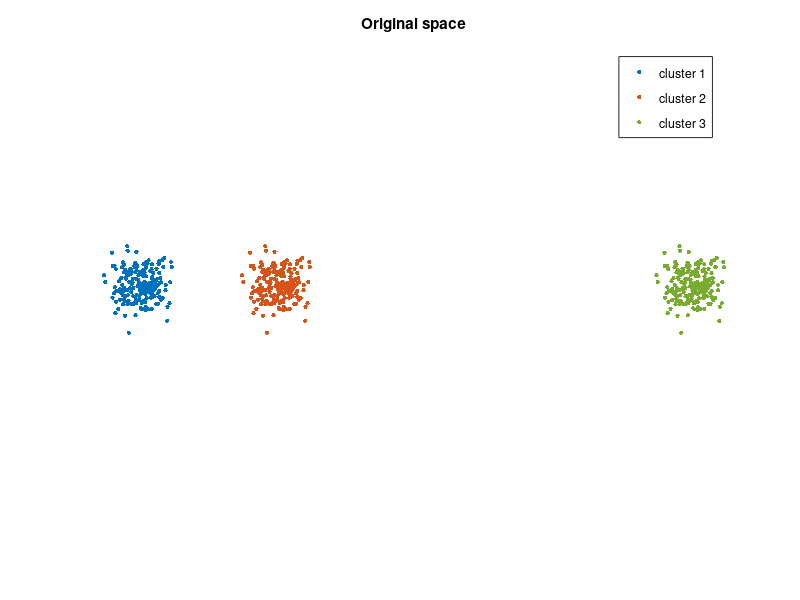

The MATLAB source for this figure: (Note: this script raises an error after producing the figure.)
clear

problem = {'grid', 'twoRings', 'sameDistance','differentSizes','differentDistances', ...
    'trefoil','concentricCircles','noise','ellipse','parallelLines','circle','randomCircle', ...
    'orthogonalSteps','randomWalk','randomJump','simplex','uniform','linkedRings','unlinkedRings'}; %

msg = '';
for i=1:length(problem)
  msg = sprintf('%s%d. %s\n',msg,i,problem{i});
end

pid = input(sprintf('%s\nSelect test case (1-%d): ',msg,length(problem)));

u=input('\nGive a perplexity value (5-50): ');

fprintf('Processing %s\n',problem{pid})

eps = 100;

switch problem{pid}
  case 'twoRings'
    n0 = 700;
    n = 2 * n0; % total number of points
    a = linspace(0,2*pi,n0)';

    X = [0.5 * (cos(a + randn(n0,1)*2^-4)), ...
         0.5 * (sin(a + randn(n0,1)*2^-4));
         0.7 * (cos(a + randn(n0,1)*2^-4)), ...
         0.7 * (sin(a + randn(n0,1)*2^-4))];
    % cluster ids
%     L = [ones(n0,1); 2*ones(n0,1)];

    figure(pid)
    scatter(X(1:n0,1),X(1:n0,2),eps,[0 0.4470 0.7410],'.')
    hold on
    scatter(X(n0+1:2*n0,1),X(n0+1:2*n0,2),eps,[0.8500 0.3250 0.0980],'.');
    axis equal off
    title('Original space')
    legend('cluster 1','cluster 2')
    imgName=sprintf('%s.png',problem{pid});
    saveas(gcf,imgName)

    D = similarityMatrix(X,n);

    % sparse stochastic matrix
    Dsp=zeros(n,n);
    Dsp(1:n0,1:n0)=D(1:n0,1:n0);
    Dsp(n0+1:2*n0,n0+1:2*n0)=D(n0+1:2*n0,n0+1:2*n0);

    case 'sameDistance'
    n0 = 200;
    n = 3 * n0; % total number of points

    X = [randn(n0,2); randn(n0,2)+[5,0]; randn(n0,2) + [0, 5]];
    % cluster ids
    L = [ones(n0,1); 2*ones(n0,1); 3*ones(n0,1)];

    figure(pid)
    scatter(X(1:n0,1),X(1:n0,2),eps,[0 0.4470 0.7410],'.')
    hold on
    scatter(X(n0+1:2*n0,1),X(n0+1:2*n0,2),eps,[0.8500 0.3250 0.0980],'.');
    scatter(X(2*n0+1:3*n0,1),X(2*n0+1:3*n0,2),eps,[0.4660 0.6740 0.1880],'.');
    axis equal off
    title('Original space')
    legend('cluster 1','cluster 2','cluster 3')
    imgName=sprintf('%s.png',problem{pid});
    saveas(gcf,imgName)
    
    D = similarityMatrix(X,n);

    % sparse stochastic matrix
    Dsp=zeros(n,n);
    Dsp(1:n0,1:n0)=D(1:n0,1:n0);
    Dsp(n0+1:2*n0,n0+1:2*n0)=D(n0+1:2*n0,n0+1:2*n0);
    Dsp(2*n0+1:3*n0,2*n0+1:3*n0)=D(2*n0+1:3*n0,2*n0+1:3*n0);

  case 'grid'
    n0 = 25;
    n = n0^2;
    v = linspace(0,1,n0);
    [xx,yy] = meshgrid(v,v);

    X = [xx(:) yy(:)];

    % use these labels for gradual linear rainbow change
    a = linspace(0,pi,n+1)'; a = a(1:n);
    L = [(1+cos(a))/2 sin(a) (1-cos(a))/2];

    figure(pid)
    scatter(X(:,1),X(:,2),eps,L,'.');
%     colormap(parula(n))
    axis equal off
    title('Original space of grid')
    imgName=sprintf('%s.png',problem{pid});
    saveas(gcf,imgName)

    % write colormap in txt file to use the same in Julia
%     txtName=sprintf('%s.txt',problem{pid});
%     cmap=colormap;
%     writematrix(cmap,txtName);

    D = similarityMatrix(X,n);

    nn=ceil(3*u);
    k=nn;

    [Dsorted,I]=sort(D,2,'descend');

    Dsp=zeros(n,n);
    for i=1:n
        for j=1:k
            Dsp(i,I(i,j))=D(i,I(i,j));
        end
    end

    case 'differentSizes'
        n0=200;
        n=2*n0;
        muSize=zeros(n,n);
        muSize(n0+1:n,1)=100;
        sigmaSize=ones(n,n);
        sigmaSize(1:n0,:)=10;

        X=normrnd(muSize,sigmaSize,n,n);

        L = [ones(n0,1); 2*ones(n0,1);];

        figure(pid)
        scatter(X(1:n0,1),X(1:n0,2),eps,[0 0.4470 0.7410],'.')
        hold on
        scatter(X(n0+1:n,1),X(n0+1:n,2),eps,[0.8500 0.3250 0.0980],'.');
        axis equal off
        title('Original space')
        legend('\sigma1=10','\sigma2=1')
        imgName=sprintf('%s.png',problem{pid});
        saveas(gcf,imgName)

        % sparse matrix
        D = similarityMatrix(X,n);

        nn=ceil(3*u);
        k=nn;

        [Dsorted,I]=sort(D,2,'descend');

        Dsp=zeros(n,n);
        for i=1:n
            for j=1:k
                Dsp(i,I(i,j))=D(i,I(i,j));
            end
        end

%         Dsp=zeros(n,n);
%         Dsp(1:n0,1:n0)=D(1:n0,1:n0);
%         Dsp(n0+1:n,n0+1:n)=D(n0+1:n,n0+1:n);

    case 'differentDistances'
        n0=200;
        n=3*n0;

        muD=zeros(n0,n0);
        sigmaD=ones(n0,n0);

        cluster1D=normrnd(muD,sigmaD,n0,n0);

        cluster2D=cluster1D; 
        cluster2D(:,1)=cluster2D(:,1)+10;
        cluster3D=cluster1D;
        cluster3D(:,1)=cluster3D(:,1)+40; % cluster 1 & 2 have distance 10
        % cluster 1 & 3 have distance 40

        X=[cluster1D; cluster2D; cluster3D];

        L = [ones(n0,1); 2*ones(n0,1); 3*ones(n0,1)];

        figure(pid)
        scatter(X(1:n0,1),X(1:n0,2),eps,[0 0.4470 0.7410],'.')
        hold on
        scatter(X(n0+1:2*n0,1),X(n0+1:2*n0,2),eps,[0.8500 0.3250 0.0980],'.');
        scatter(X(2*n0+1:3*n0,1),X(2*n0+1:3*n0,2),eps,[0.4660 0.6740 0.1880],'.');
        axis equal off
        title('Original space')
        legend('cluster 1','cluster 2','cluster 3')
        imgName=sprintf('%s.png',problem{pid});
        saveas(gcf,imgName)

        % sparse matrix
        D = similarityMatrix(X,n);

        nn=ceil(3*u);
        k=nn;

        [Dsorted,I]=sort(D,2,'descend');

        Dsp=zeros(n,n);
        for i=1:n
            for j=1:k
                Dsp(i,I(i,j))=D(i,I(i,j));
            end
        end

%         Dsp=zeros(n,n);
%         Dsp(1:n0,1:n0)=D(1:n0,1:n0);
%         Dsp(n0+1:2*n0,n0+1:2*n0)=D(n0+1:2*n0,n0+1:2*n0);
%         Dsp(2*n0+1:3*n0,2*n0+1:3*n0)=D(2*n0+1:3*n0,2*n0+1:3*n0);

    case 'trefoil'

        n=200;

        X=zeros(n,n);
        L=zeros(n,1);
        for i=1:n
            t=i*2*pi/n;
            X(i,1)=sin(t)+2*sin(2*t);
            X(i,2)=cos(t)-2*cos(2*t);
            X(i,3)=-sin(3*t);
            L(i,1)=t;
        end

        figure(pid)
        scatter3(X(:,1),X(:,2),X(:,3),eps,L,'.');
        colormap(parula(n))
        axis equal off
        title('Original space of trefoil knot')
        imgName=sprintf('%s.png',problem{pid});
        saveas(gcf,imgName)

        % write colormap in txt file to use the same in Julia
        txtName=sprintf('%s.txt',problem{pid});
        cmap=colormap;
        writematrix(cmap,txtName);

        figure(100)
        scatter(X(:,1),X(:,2),eps,L,'.');
        axis equal off
        title('Original space of trefoil knot')
        imgName2D=sprintf('%s2D.png',problem{pid});
        saveas(gcf,imgName2D)

        D = similarityMatrix(X,n);

        nn=ceil(3*u);
        k=nn;

        [Dsorted,I]=sort(D,2,'descend');

        Dsp=zeros(n,n);
        for i=1:n
            for j=1:k
                Dsp(i,I(i,j))=D(i,I(i,j));
                %Dsp(I(i,j),i)=Dsp(i,I(i,j));
            end
        end

%         % brute k-nn search
%         Dsp = bruteKNN(X,n,k);
% 
%         % time execution of brute k-nn search
%         f1=@()bruteKNN(X,n,k);
%         t_br=timeit(f1);
%         t_br_2=sprintf('%10e',t_br);
%         
%         % fast k-nn search
%         Dsp = fastKNN(X',n,k);
% 
%         % time execution of fast k-nn search
%         f2=@()fastKNN(X',n,k);
%         t_fast=timeit(f2);
%         t_fast_2=sprintf('%10e',t_fast);
% 
%         diff=t_br-t_fast;
%         diff_2=sprintf('%10e',diff);
        

%         colSum=sum(Dsp,1);
%         Dsp(colSum~=0) = Dsp(colSum~=0) ./ colSum(colSum~=0);         % make column stochastic

    case 'concentricCircles'
        n0=200;
        n=2*n0;

        X=zeros(n,n);

        muCC=zeros(n0,n0);
        sigmaCC=ones(n0,n0);

        cluster1CC=normrnd(muCC,sigmaCC,n0,n0);
        cluster2CC=normrnd(muCC,50*sigmaCC,n0,n0);

        X=[cluster1CC; cluster2CC;];

        figure(pid)
        scatter(X(1:n0,1),X(1:n0,2),eps,[0 0.4470 0.7410],'.')
        hold on
        scatter(X(n0+1:2*n0,1),X(n0+1:2*n0,2),eps,[0.8500 0.3250 0.0980],'.');
        axis equal off
        title('Original space')
        legend('\sigma1=1','\sigma2=50')
        imgName=sprintf('%s.png',problem{pid});
        saveas(gcf,imgName)

        D = similarityMatrix(X,n);

        % sparse matrix
        [Dsorted,I]=sort(D,2,'descend');

        nn=ceil(3*u);
        k=nn;

        Dsp=zeros(n,n);
        for i=1:n
            for j=1:k
                Dsp(i,I(i,j))=D(i,I(i,j));
            end
        end

%         % sparse stochastic matrix
%         Dsp=zeros(n,n);
%         % cluster 1
%         Dsp(n0/2+1:n0+n0/2,n0/2+1:n0+n0/2)=D(1:n0,1:n0); 
%         % cluster 2
%         Dsp(1:n0/2,1:n0/2)=D(n0+1:n0+n0/2,n0+1:n0+n0/2);
%         Dsp(n0+n0/2+1:n,n0+n0/2+1:n)=D(n0+n0/2+1:n,n0+n0/2+1:n);
%         Dsp(1:n0/2,n0+n0/2+1:n)=D(n0+1:n0+n0/2,n0+n0/2+1:n);
%         Dsp(n0+n0/2+1:n,1:n0/2)=D(n0+n0/2+1:n,n0+1:n0+n0/2);

    case 'noise'
        n=500;
        mu=zeros(n,n);
        sigma=ones(n,n);

        X=normrnd(mu,sigma,n,n);

        figure(pid)
        scatter(X(:,1),X(:,2),eps,[0 0.4470 0.7410],'.');
        axis equal off
        title('Original space')
        legend('noise')
        imgName=sprintf('%s.png',problem{pid});
        saveas(gcf,imgName)

        D = similarityMatrix(X,n);

        % sparse matrix
        [Dsorted,I]=sort(D,2,'descend');
        
        nn=ceil(3*u);
        k=nn;

        Dsp=zeros(n,n);
        for i=1:n
            for j=1:k
                Dsp(i,I(i,j))=D(i,I(i,j));
            end
        end

    case 'ellipse'
        n=200;

        muSh=zeros(n,n);
        sigmaSh=ones(n,n);

        X=normrnd(muSh,sigmaSh,n,n);

        for i=1:n
            for j=1:n
                X(i,j)=X(i,j)/j;
            end
        end

        figure(pid)
        scatter(X(:,1),X(:,2),eps,[0 0.4470 0.7410],'.');
        axis equal off
        title('Original space')
        legend('ellipse')
        imgName=sprintf('%s.png',problem{pid});
        saveas(gcf,imgName)

        D = similarityMatrix(X,n);

        % sparse matrix
        [Dsorted,I]=sort(D,2,'descend');

        nn=ceil(3*u);
        k=nn;

        Dsp=zeros(n,n);
        for i=1:n
            for j=1:k
                Dsp(i,I(i,j))=D(i,I(i,j));
            end
        end

    case 'parallelLines'
        n0=200;
        n=2*n0;

        m2Sh=zeros(n0,n0);
        sigma2Sh=ones(n0,n0);

        cluster1Sh=normrnd(m2Sh,sigma2Sh,n0,n0);
        cluster2Sh=cluster1Sh;

        s=0.03*n;

        for i=1:n0
            cluster1Sh(i,1)=s*cluster1Sh(i,1)+i;
            cluster2Sh(i,1)=s*cluster2Sh(i,1)+i+n/5;
            for j=2:n0
                cluster1Sh(i,j)=s*cluster1Sh(i,j)+i;
                cluster2Sh(i,j)=s*cluster2Sh(i,j)+i-n/5;
            end
        end

        X=[cluster1Sh; cluster2Sh;];

        figure(pid)
        scatter(X(1:n0,1),X(1:n0,2),eps,[0 0.4470 0.7410],'.')
        hold on
        scatter(X(n0+1:2*n0,1),X(n0+1:2*n0,2),eps,[0.8500 0.3250 0.0980],'.');
        axis equal off
        title('Original space')
        legend('cluster1','cluster2')
        imgName=sprintf('%s.png',problem{pid});
        saveas(gcf,imgName)

        D = similarityMatrix(X,n);

        % sparse matrix
        [Dsorted,I]=sort(D,2,'descend');

        nn=ceil(3*u);
        k=nn;

        Dsp=zeros(n,n);
        for i=1:n
            for j=1:k
                Dsp(i,I(i,j))=D(i,I(i,j));
            end
        end

%         % sparse matrix
%         Dsp=zeros(n,n);
%         Dsp(1:n0,1:n0)=D(1:n0,1:n0);
%         Dsp(n0+1:2*n0,n0+1:2*n0)=D(n0+1:2*n0,n0+1:2*n0);

    case 'circle'
        n=200;
        X=zeros(n,2);
        L=zeros(n,1);
        for i=1:n
            t=2*pi*i/n;
            X(i,1)=cos(t);
            X(i,2)=sin(t);
            L(i,1)=t;
        end

        figure(pid)
        scatter(X(:,1),X(:,2),eps,L,'.');
        colormap(parula(n))
        axis equal off
        title('Original space of circle')
        imgName=sprintf('%s.png',problem{pid});
        saveas(gcf,imgName)

        % write colormap in txt file to use the same in Julia
        txtName=sprintf('%s.txt',problem{pid});
        cmap=colormap;
        writematrix(cmap,txtName);

        D = similarityMatrix(X,n);

        % sparse matrix
        [Dsorted,I]=sort(D,2,'descend');
        nn=ceil(3*u);
        k=nn;

        Dsp=zeros(n,n);
        for i=1:n
            for j=1:k
                Dsp(i,I(i,j))=D(i,I(i,j));
            end
        end
     
    case 'randomCircle'
        n=200;
        X=zeros(n,2);
        L=zeros(n,1);
        for i=1:n
            t=2*pi*rand();
            X(i,1)=cos(t);
            X(i,2)=sin(t);
            L(i,1)=t;
        end

        figure(pid)
        scatter(X(:,1),X(:,2),eps,L,'.');
        colormap(parula(n))
        axis equal off
        title('Original space of random circle')
        imgName=sprintf('%s.png',problem{pid});
        saveas(gcf,imgName)

        % write colormap in txt file to use the same in Julia
        txtName=sprintf('%s.txt',problem{pid});
        cmap=colormap;
        writematrix(cmap,txtName);

        % write L in txt file to use the same in Julia
        txtName2=sprintf('L-%s.txt',problem{pid});
        cmap=colormap;
        writematrix(L,txtName2);

        D = similarityMatrix(X,n);

        % sparse matrix
        [Dsorted,I]=sort(D,2,'descend');
        nn=ceil(3*u);
        k=nn;

        Dsp=zeros(n,n);
        for i=1:n
            for j=1:k
                Dsp(i,I(i,j))=D(i,I(i,j));
            end
        end

    case 'orthogonalSteps'
        n=200;
        X=zeros(n,2);

        L=ones(n,1);
        L(1,1)=1.5*pi/n;

        for i=2:n
            for j=1:2
                X(i,j)=X(i-1,j)+1;
            end
            L(i,1)=1.5*pi*i/n;
        end

        figure(pid)
        scatter(X(:,1),X(:,2),eps,L,'.');
        colormap(parula(n))
        axis equal off
        title('Original space of orthogonal steps')
        imgName=sprintf('%s.png',problem{pid});
        saveas(gcf,imgName)

        % write colormap in txt file to use the same in Julia
        txtName=sprintf('%s.txt',problem{pid});
        cmap=colormap;
        writematrix(cmap,txtName);

        D = similarityMatrix(X,n);

        % sparse stochastic matrix
        [Dsorted,I]=sort(D,2,'descend');
        nn=ceil(3*u);
        k=nn;

        Dsp=zeros(n,n);
        for i=1:n
            for j=1:k
                Dsp(i,I(i,j))=D(i,I(i,j));
            end
        end

    case 'randomWalk'
        n=200;
        X=zeros(n,2);

        L=ones(n,1);
        L(1,1)=1.5*pi/n;

        X(1,:)=normrnd([0,0],[1,1],1,2);

        for i=2:n
            for j=1:2
                X(i,j)=X(i-1,j)+normrnd(0,1);
            end
            L(i,1)=1.5*pi*i/n;
        end

        figure(pid)
        scatter(X(:,1),X(:,2),eps,L,'.');
        colormap(parula(n))
        axis equal off
        title('Original space of random walk')
        imgName=sprintf('%s.png',problem{pid});
        saveas(gcf,imgName)

        % write colormap in txt file to use the same in Julia
        txtName=sprintf('%s.txt',problem{pid});
        cmap=colormap;
        writematrix(cmap,txtName);

        D = similarityMatrix(X,n);

        % sparse matrix
        [Dsorted,I]=sort(D,2,'descend');
        nn=ceil(3*u);
        k=nn;

        Dsp=zeros(n,n);
        for i=1:n
            for j=1:k
                Dsp(i,I(i,j))=D(i,I(i,j));
            end
        end

    case 'randomJump'
        n=200;
        X=zeros(n,2);

        L=ones(n,1);
        L(1,1)=1.5*pi/n;

        r=sqrt(2)*normrnd([0,0],[1,1],1,2);

        X(1,:)=normrnd([0,0],[1,1],1,2)+r;

        for i=2:n
            for j=1:2
                rj=sqrt(2)*normrnd(0,1);
                X(i,j)=X(i-1,j)+normrnd(0,1)+rj;
            end
            L(i,1)=1.5*pi*i/n;
        end

        figure(pid)
        scatter(X(:,1),X(:,2),eps,L,'.');
        colormap(parula(n))
        axis equal off
        title('Original space of random jump')
        imgName=sprintf('%s.png',problem{pid});
        saveas(gcf,imgName)

        % write colormap in txt file to use the same in Julia
        txtName=sprintf('%s.txt',problem{pid});
        cmap=colormap;
        writematrix(cmap,txtName);

        D = similarityMatrix(X,n);

        % sparse stochastic matrix
        [Dsorted,I]=sort(D,2,'descend');
        %u=5;
        nn=ceil(3*u);
        k=nn;

        Dsp=zeros(n,n);
        for i=1:n
            for j=1:k
                Dsp(i,I(i,j))=D(i,I(i,j));
            end
        end

    case 'simplex'
        n=200;
        X=zeros(n,n);

%         noise=0.5;

        for i=1:n
            for j=1:n
                if j==i
%                     X(i,j)=noise*normrnd(0,1)+1;
                      X(i,j)=1;
                end
            end
        end

        figure(pid)
        scatter3(X(:,1),X(:,2),X(:,3),200,[0 0.4470 0.7410],'.');
%         axis equal off
        xlabel('x')
        ylabel('y')
        zlabel('z')   
        title('Original 3D space')
        legend('simplex vertex')
        imgName=sprintf('%s.png',problem{pid});
        saveas(gcf,imgName)

        figure(300)
        scatter(X(:,1),X(:,2),200,[0 0.4470 0.7410],'.');
        %         axis equal off
        xlabel('x')
        ylabel('y')
        title('Original 2D space')
        legend('simplex vertex')
        imgName2D=sprintf('%s2D.png',problem{pid});
        saveas(gcf,imgName2D)

        figure(200)
        tetramesh([1 2 3 4],X,'FaceAlpha',0.1)
%         axis equal off
        xlabel('x')
        ylabel('y')
        zlabel('z') 
        title('simplex')

        D = similarityMatrix(X,n);

        % sparse matrix
        [Dsorted,I]=sort(D,2,'descend');
        nn=ceil(3*u);
        k=nn;

        Dsp=zeros(n,n);
        for i=1:n
            for j=1:k
                Dsp(i,I(i,j))=D(i,I(i,j));
            end
        end

    case 'uniform'

        n=200;
        X=rand(n,n);

        figure(pid)
        scatter(X(:,1),X(:,2),eps,[0 0.4470 0.7410],'.');
        axis equal off
        title('Original space')
        legend('uniform distribution')
        imgName=sprintf('%s.png',problem{pid});
        saveas(gcf,imgName)

        D = similarityMatrix(X,n);

        % sparse matrix
        [Dsorted,I]=sort(D,2,'descend');
        nn=ceil(3*u);
        k=nn;

        Dsp=zeros(n,n);
        for i=1:n
            for j=1:k
                Dsp(i,I(i,j))=D(i,I(i,j));
            end
        end

    case 'linkedRings'

        n0=700;
        n=2*n0;

        for i=1:n0
            t=i*2*pi/n0;

            x1=cos(t);
            y1=sin(t);
            z1=0;

            x2=cos(t)+1;
            y2=0;
            z2=sin(t);

            X(i,1)=x1;
            X(i,2)=cos(0.4)*y1+sin(0.4)*z1;
            X(i,3)=-sin(0.4)*y1+cos(0.4)*z1;

            X(i+n0,1)=x2;
            X(i+n0,2)=cos(0.4)*y2+sin(0.4)*z2;
            X(i+n0,3)=-sin(0.4)*y2+cos(0.4)*z2;

        end

        figure(pid)
        scatter3(X(1:n0,1),X(1:n0,2),X(1:n0,3),eps,[0 0.4470 0.7410],'.')
        hold on
        scatter3(X(n0+1:2*n0,1),X(n0+1:2*n0,2),X(n0+1:2*n0,3),eps,[0.8500 0.3250 0.0980],'.');
        axis equal off
        title('Original space')
        legend('cluster 1','cluster 2')
        imgName=sprintf('%s.png',problem{pid});
        saveas(gcf,imgName)

        figure(400)
        scatter(X(1:n0,1),X(1:n0,2),eps,[0 0.4470 0.7410],'.')
        hold on
        scatter(X(n0+1:2*n0,1),X(n0+1:2*n0,2),eps,[0.8500 0.3250 0.0980],'.');
        axis equal off
        title('Original 2D space')
        imgName2D=sprintf('%s2D.png',problem{pid});
        saveas(gcf,imgName2D)

        D = similarityMatrix(X,n);

        % sparse matrix
        nn=ceil(3*u);
        k=nn;

        [Dsorted,I]=sort(D,2,'descend');

        Dsp=zeros(n,n);
        for i=1:n
            for j=1:k
                Dsp(i,I(i,j))=D(i,I(i,j));
                %Dsp(I(i,j),i)=Dsp(i,I(i,j));
            end
        end

%         Dsp=zeros(n,n);
%         Dsp(1:n0,1:n0)=D(1:n0,1:n0);
%         Dsp(n0+1:2*n0,n0+1:2*n0)=D(n0+1:2*n0,n0+1:2*n0);

    case 'unlinkedRings'

        n0=700;
        n=2*n0;

        for i=1:n0
            t=i*2*pi/n0;

            x1=cos(t);
            y1=sin(t);
            z1=0;

            x2=cos(t)+3;
            y2=0;
            z2=sin(t);

            X(i,1)=x1;
            X(i,2)=cos(0.4)*y1+sin(0.4)*z1;
            X(i,3)=-sin(0.4)*y1+cos(0.4)*z1;

            X(i+n0,1)=x2;
            X(i+n0,2)=cos(0.4)*y2+sin(0.4)*z2;
            X(i+n0,3)=-sin(0.4)*y2+cos(0.4)*z2;

        end

        figure(pid)
        scatter3(X(1:n0,1),X(1:n0,2),X(1:n0,3),eps,[0 0.4470 0.7410],'.')
        hold on
        scatter3(X(n0+1:2*n0,1),X(n0+1:2*n0,2),X(n0+1:2*n0,3),eps,[0.8500 0.3250 0.0980],'.');
        axis equal off
        title('Original space')
        legend('cluster 1','cluster 2')
        imgName=sprintf('%s.png',problem{pid});
        saveas(gcf,imgName)

        figure(500)
        scatter(X(1:n0,1),X(1:n0,2),eps,[0 0.4470 0.7410],'.')
        hold on
        scatter(X(n0+1:2*n0,1),X(n0+1:2*n0,2),eps,[0.8500 0.3250 0.0980],'.');
        axis equal off
        title('Original 2D space')
        imgName2D=sprintf('%s2D.png',problem{pid});
        saveas(gcf,imgName2D)

        D = similarityMatrix(X,n);

        % sparse matrix
        nn=ceil(3*u);
        k=nn;

        [Dsorted,I]=sort(D,2,'descend');

        Dsp=zeros(n,n);
        for i=1:n
            for j=1:k
                Dsp(i,I(i,j))=D(i,I(i,j));
                %Dsp(I(i,j),i)=Dsp(i,I(i,j));
            end
        end

%         Dsp=zeros(n,n);
%         Dsp(1:n0,1:n0)=D(1:n0,1:n0);
%         Dsp(n0+1:2*n0,n0+1:2*n0)=D(n0+1:2*n0,n0+1:2*n0);

end

title_mess=sprintf('%s%d\n','Sparse graph k = ',nn);

figure(length(problem)+1)
spy(Dsp,'.k')
title(title_mess)
img2Name=sprintf('SPARSE%s.png',problem{pid});
saveas(gcf,img2Name)

%% Write mtx file
DspF=sparse(Dsp);
fileName=sprintf('%s.mtx',problem{pid});
mmwrite(fileName,DspF);

fileNamePer=sprintf('%s-demo-perpl.mtx',problem{pid});
if (pid==16) 
    X=sparse(X);
end
mmwrite(fileNamePer,X);

% run following lines to copy files to folder pluto data
copyfile(fileName,'../')
copyfile(fileNamePer,'../')
copyfile(imgName,'../')
copyfile(img2Name,'../')